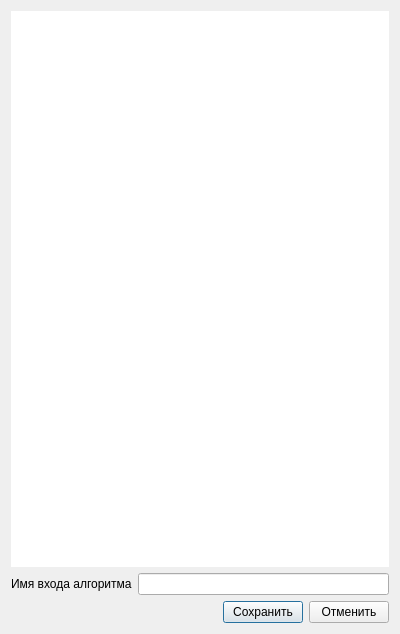
<?xml version="1.0" encoding="UTF-8"?>
<ui version="4.0">
 <class>ParamDialogBI</class>
 <widget class="QDialog" name="ParamDialogBI">
  <property name="geometry">
   <rect>
    <x>0</x>
    <y>0</y>
    <width>400</width>
    <height>634</height>
   </rect>
  </property>
  <property name="windowTitle">
   <string>Выбор источника сигнала</string>
  </property>
  <property name="autoFillBackground">
   <bool>false</bool>
  </property>
  <layout class="QVBoxLayout" name="verticalLayout">
   <item>
    <widget class="QTreeView" name="signalsTree">
     <property name="frameShape">
      <enum>QFrame::NoFrame</enum>
     </property>
     <property name="frameShadow">
      <enum>QFrame::Plain</enum>
     </property>
     <property name="lineWidth">
      <number>0</number>
     </property>
     <property name="midLineWidth">
      <number>0</number>
     </property>
     <property name="indentation">
      <number>25</number>
     </property>
     <property name="rootIsDecorated">
      <bool>true</bool>
     </property>
     <property name="uniformRowHeights">
      <bool>true</bool>
     </property>
     <property name="allColumnsShowFocus">
      <bool>true</bool>
     </property>
     <attribute name="headerVisible">
      <bool>false</bool>
     </attribute>
    </widget>
   </item>
   <item>
    <layout class="QHBoxLayout" name="horizontalLayout_2">
     <item>
      <widget class="QLabel" name="label">
       <property name="text">
        <string>Имя входа алгоритма</string>
       </property>
      </widget>
     </item>
     <item>
      <widget class="QLineEdit" name="edTitle"/>
     </item>
    </layout>
   </item>
   <item>
    <layout class="QHBoxLayout" name="horizontalLayout">
     <item>
      <spacer name="horizontalSpacer">
       <property name="orientation">
        <enum>Qt::Horizontal</enum>
       </property>
       <property name="sizeHint" stdset="0">
        <size>
         <width>40</width>
         <height>20</height>
        </size>
       </property>
      </spacer>
     </item>
     <item>
      <widget class="QPushButton" name="btnSave">
       <property name="minimumSize">
        <size>
         <width>0</width>
         <height>0</height>
        </size>
       </property>
       <property name="text">
        <string>Сохранить</string>
       </property>
      </widget>
     </item>
     <item>
      <widget class="QPushButton" name="btnCancel">
       <property name="minimumSize">
        <size>
         <width>0</width>
         <height>0</height>
        </size>
       </property>
       <property name="text">
        <string>Отменить</string>
       </property>
      </widget>
     </item>
    </layout>
   </item>
  </layout>
 </widget>
 <layoutdefault spacing="6" margin="11"/>
 <resources/>
 <connections>
  <connection>
   <sender>btnSave</sender>
   <signal>clicked()</signal>
   <receiver>ParamDialogBI</receiver>
   <slot>saveChanges()</slot>
   <hints>
    <hint type="sourcelabel">
     <x>241</x>
     <y>484</y>
    </hint>
    <hint type="destinationlabel">
     <x>199</x>
     <y>255</y>
    </hint>
   </hints>
  </connection>
  <connection>
   <sender>btnCancel</sender>
   <signal>clicked()</signal>
   <receiver>ParamDialogBI</receiver>
   <slot>cancel()</slot>
   <hints>
    <hint type="sourcelabel">
     <x>341</x>
     <y>484</y>
    </hint>
    <hint type="destinationlabel">
     <x>199</x>
     <y>255</y>
    </hint>
   </hints>
  </connection>
  <connection>
   <sender>signalsTree</sender>
   <signal>clicked(QModelIndex)</signal>
   <receiver>ParamDialogBI</receiver>
   <slot>tree_selected()</slot>
   <hints>
    <hint type="sourcelabel">
     <x>199</x>
     <y>279</y>
    </hint>
    <hint type="destinationlabel">
     <x>199</x>
     <y>316</y>
    </hint>
   </hints>
  </connection>
 </connections>
 <slots>
  <slot>saveChanges()</slot>
  <slot>cancel()</slot>
  <slot>tree_selected()</slot>
 </slots>
</ui>
